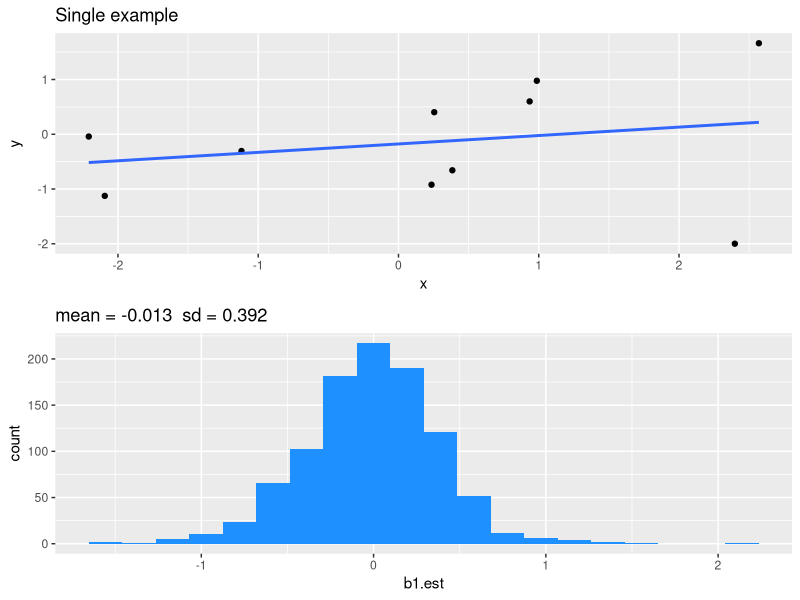
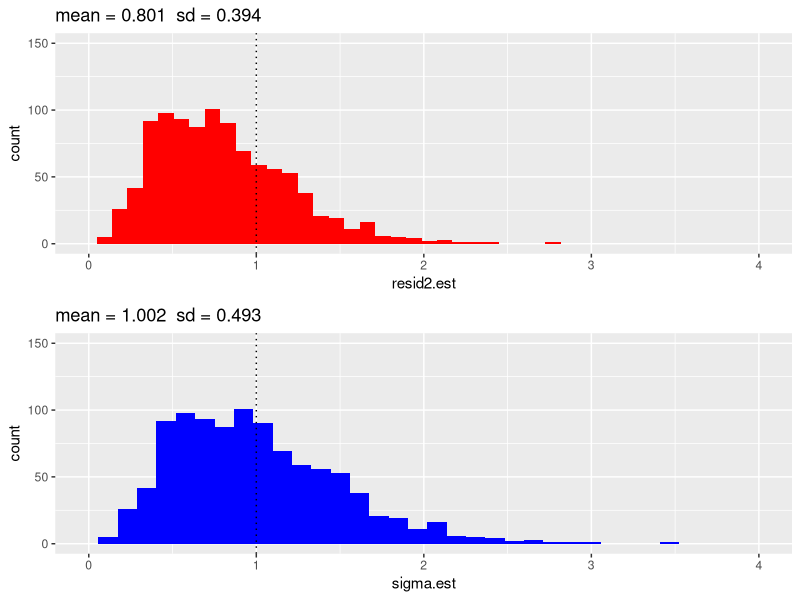
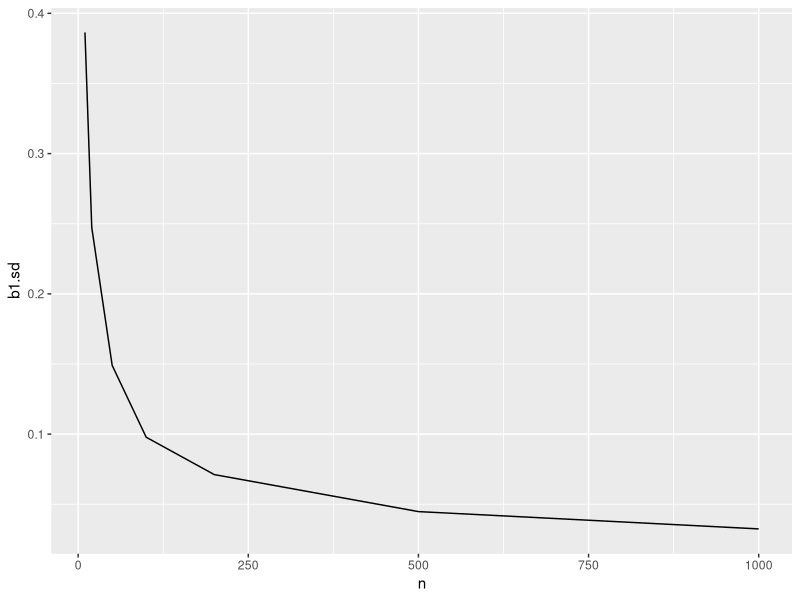
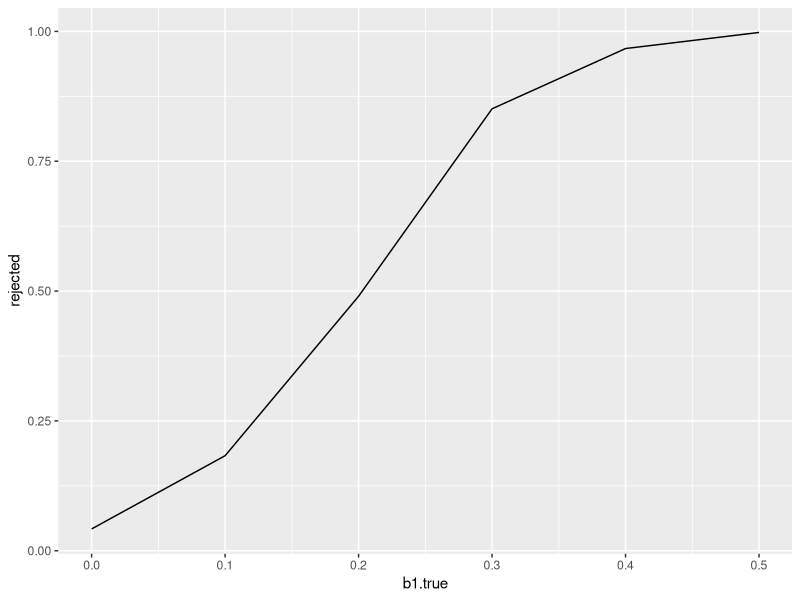

Generate these figures, in order, with R: (Note: a time limit stopped this script after it produced the figures.)

# Install required packages if they're not already installed, then load
for (f in c('dplyr', 'ggplot2', 'grid')) {
    if (!f %in% rownames(installed.packages())) {
        install.packages(f, dependencies = TRUE)
    }
    library(f, character.only = TRUE)
}; rm(f)




# =========================
# Assignment:
# =========================
# 1. Use the code in PS2 to examine the inference properties of LMs estimated using 
# Least Squares when applied to simulated regression data with continuous values of Y. 
# Investigate the properties of bias, efficiency, consistency, type I errors, and 
# power for the estimator of the slope b1. Also investigate bias and efficiency of 
# the estimator of the variance of the residuals; is the unbiased estimator the more 
# efficient?

# 2. Use the code in PS2 to examine the inference properties of LMs estimated using 
# Least Squares when applied to simulated regression data with binary values of Y. 
# Investigate the properties of bias, efficiency, consistency, type I errors, and 
# power for the estimator of the slope b1. Also investigate bias and efficiency of 
# the estimator of the variance of the residuals.

# 3. (optional) Derive mathematically the formula for the estimator of LS regression 
# coefficients.





# ========================================================================================
# ========================================================================================

# PS2: Investigating LMs with simulations

# ========================================================================================
# ========================================================================================


# ------------
# Simulating data
# ------------
cont_sim <- function(b0 = 0, b1 = 0, e.sd = 1, n = 10, single_ex = FALSE) {
    X <- rnorm(n = n)
    Y <- b0 + b1*X + rnorm(n = n, mean = 0, sd = e.sd)
    if (single_ex) {
        return(data_frame(x = X, y = Y))
    }
    z <- lm(Y ~ X, data = NULL)
    out_df <- data_frame(
        b0.est = z$coef[1],
        b1.est = z$coef[2],
        resid2.est = mean(z$resid^2),  # "residual sum of squares"
        sigma.est = mean(z$resid^2)*n/(n-2),  # "estimated variance of the random error"
        P = summary(z)$coef[2,4]
    )
    return(out_df)
}


nsims <- 1000

set.seed(111)
sim_df <- replicate(nsims, cont_sim(), simplify = FALSE) %>% bind_rows
sing_df <- cont_sim(single_ex = TRUE)


lm_p <- ggplot(sing_df, aes(x, y)) +
    ggtitle("Single example") + 
    geom_point() +
    geom_smooth(method = 'lm', se = FALSE)

sim_b1_h <- ggplot(sim_df, aes(b1.est)) + 
    geom_histogram(bins = 20, fill = 'dodgerblue') +
    ggtitle(paste('mean =', sprintf("%.3f", mean(sim_df$b1.est)),
                  ' sd =', sprintf("%.3f", sd(sim_df$b1.est))))

grid.newpage()
grid.draw(rbind(ggplotGrob(lm_p), 
                ggplotGrob(sim_b1_h), 
                size = "last"))



# ------------
# Two estimates of sigma
# ------------

# Residual sum of squares
sim_resid2_h <- ggplot(sim_df, aes(resid2.est)) + 
    geom_histogram(bins = 30, fill = 'red') +
    geom_vline(aes(xintercept = 1^2), linetype= 3) +
    ggtitle(paste('mean =', sprintf("%.3f", mean(sim_df$resid2.est)),
                  ' sd =', sprintf("%.3f", sd(sim_df$resid2.est)))) + 
    coord_cartesian(xlim = c(0, 4), ylim = c(0, 150))

# Sigma: estimated variance of the random error
sim_sigma_h <- ggplot(sim_df, aes(sigma.est)) + 
    geom_histogram(bins = 30, fill = 'blue') +
    geom_vline(aes(xintercept = 1^2), linetype= 3) +
    ggtitle(paste('mean =', sprintf("%.3f", mean(sim_df$sigma.est)),
                  ' sd =', sprintf("%.3f", sd(sim_df$sigma.est)))) + 
    coord_cartesian(xlim = c(0, 4), ylim = c(0, 150))

grid.newpage()
grid.draw(rbind(ggplotGrob(sim_resid2_h), 
                ggplotGrob(sim_sigma_h), 
                size = "last"))

# ------------
# Bias
# ------------
# Using Mean Signed Deviation (MSD)

# In estimators of sigma
sum((sim_df$resid2.est - 1) / nrow(sim_df))
sum((sim_df$sigma.est - 1) / nrow(sim_df))

# In b1
sum((sim_df$b1.est - 0) / nrow(sim_df))


# ------------
# Efficiency
# ------------
# Relative
{sum((sim_df$resid2.est - 1)^2) / nrow(sim_df)} / 
{sum((sim_df$sigma.est - 1)^2) / nrow(sim_df)}



# ------------
# Type I errors
# ------------
mean(sim_df$P < 0.05)



# ------------
# Consistency
# ------------

nrange <- c(10, 20, 50, 100, 200, 500, 1000)

mult_ns <- data_frame()
set.seed(222)
for(n in nrange){
    output <- replicate(nsims, cont_sim(n = n), simplify = FALSE) %>% 
        bind_rows %>%
        mutate(n = as.integer(n))
    mult_ns <- bind_rows(mult_ns, output)
}; rm(n, output)


consistency <- mult_ns %>% 
    group_by(n) %>% 
    summarize(b1.sd = sd(b1.est))

ggplot(consistency, aes(n, b1.sd)) + geom_line()



# ------------
# Power
# ------------

b1range <- c(0, 0.1, 0.2, 0.3, 0.4, 0.5)

mult_b1 <- data_frame()
set.seed(333)
for(b1 in b1range){
    output <- replicate(nsims, cont_sim(n = 100, b1 = b1), simplify = FALSE) %>% 
        bind_rows %>%
        mutate(b1.true = b1)
    mult_b1 <- bind_rows(mult_b1, output)
}; rm(b1, output)

mult_b1$rejected <- mult_b1$P < 0.05

powers <- mult_b1 %>% 
    group_by(b1.true) %>% 
    summarize(rejected = mean(rejected))

ggplot(powers, aes(b1.true, rejected)) + geom_line()





# ==========================================================================
# ==========================================================================

# Simulate a binary dataset

# ==========================================================================
# ==========================================================================

inv_logit <- function(x){
    exp(x)/(1 + exp(x))
}


bin_sim <- function(b0 = 0, b1 = 0, n = 10, single_ex = FALSE) {
    X <- rnorm(n = n)
    Y <- rbinom(n = n, size = 1, prob = inv_logit(b0 + b1*X))
    if (single_ex) {
        return(data_frame(x = X, y = Y))
    }
    z <- lm(Y ~ X, data = NULL)
    out_df <- data_frame(
        b0.est = z$coef[1],
        b1.est = z$coef[2],
        resid2.est = mean(z$resid^2),  # "residual sum of squares"
        sigma.est = mean(z$resid^2)*n/(n-2),  # "estimated variance of the random error"
        P = summary(z)$coef[2,4]
    )
    return(out_df)
}

nsims <- 1000

set.seed(111)
sim_df <- replicate(nsims, bin_sim(), simplify = FALSE) %>% bind_rows


# ------------
# Two estimates of sigma
# ------------

# Residual sum of squares
sim_resid2_h <- ggplot(sim_df, aes(resid2.est)) + 
    geom_histogram(bins = 30, fill = 'red') +
    # geom_vline(aes(xintercept = 1^2), linetype= 3) +
    ggtitle(paste('mean =', sprintf("%.3f", mean(sim_df$resid2.est)),
                  ' sd =', sprintf("%.3f", sd(sim_df$resid2.est)))) + 
    coord_cartesian(xlim = c(-0.01, 0.325), ylim = c(0, 150))

# Sigma: estimated variance of the random error
sim_sigma_h <- ggplot(sim_df, aes(sigma.est)) + 
    geom_histogram(bins = 30, fill = 'blue') +
    # geom_vline(aes(xintercept = 1^2), linetype= 3) +
    ggtitle(paste('mean =', sprintf("%.3f", mean(sim_df$sigma.est)),
                  ' sd =', sprintf("%.3f", sd(sim_df$sigma.est)))) + 
    coord_cartesian(xlim = c(-0.01, 0.325), ylim = c(0, 150))

grid.newpage()
grid.draw(rbind(ggplotGrob(sim_resid2_h), 
                ggplotGrob(sim_sigma_h), 
                size = "last"))



# ------------
# Bias
# ------------
# Using Mean Signed Deviation (MSD)

# From simple binomial distribution (does this apply here??)
# np(1-p); p = inv_logit(0) = 0.5
sigma_known <- 10 * 0.5 * 0.5

# In estimators of sigma
sum((sim_df$resid2.est - sigma_known) / nrow(sim_df))
sum((sim_df$sigma.est - sigma_known) / nrow(sim_df))

# In b1
sum((sim_df$b1.est - 0) / nrow(sim_df))


# ------------
# Efficiency
# ------------
# Relative
{sum((sim_df$resid2.est - sigma_known)^2) / nrow(sim_df)} /
{sum((sim_df$sigma.est - sigma_known)^2) / nrow(sim_df)}



# ------------
# Type I errors
# ------------
mean(sim_df$P < 0.05, na.rm = TRUE)

# Not sure why there are any NaNs
sim_df %>% filter(is.na(P))


# ------------
# Consistency
# ------------

nrange <- c(10, 20, 50, 100, 200, 500, 1000)

mult_ns <- data_frame()
set.seed(222)
for(n in nrange){
    output <- replicate(nsims, cont_sim(n = n), simplify = FALSE) %>% 
        bind_rows %>%
        mutate(n = as.integer(n))
    mult_ns <- bind_rows(mult_ns, output)
}; rm(n, output)


consistency <- mult_ns %>% 
    group_by(n) %>% 
    summarize(b1.sd = sd(b1.est))
consistency

ggplot(consistency, aes(n, b1.sd)) + geom_line()



# ------------
# Power
# ------------

b1range <- c(0, 0.1, 0.2, 0.3, 0.4, 0.5)

mult_b1 <- data_frame()
set.seed(333)
for(b1 in b1range){
    output <- replicate(nsims, cont_sim(n = 100, b1 = b1), simplify = FALSE) %>% 
        bind_rows %>%
        mutate(b1.true = b1)
    mult_b1 <- bind_rows(mult_b1, output)
}; rm(b1, output)

mult_b1$rejected <- mult_b1$P < 0.05

powers <- mult_b1 %>% 
    group_by(b1.true) %>% 
    summarize(rejected = mean(rejected))
powers

ggplot(powers, aes(b1.true, rejected)) + geom_line()












# ========================================================================================
# ========================================================================================
# ========================================================================================
# ========================================================================================
# ========================================================================================
# ========================================================================================
# ========================================================================================
# ========================================================================================
# ========================================================================================
# ========================================================================================



# # Moving this file to Box folder...
# system(
#     paste("mkdir -p ~/'Box Sync/ZooEnt_540_2016/Homework Folders/L_Nell/ps2/' &&",
#           "cd", getwd(),
#           "&& cp Nell_PS2.R",
#           "~/'Box Sync/ZooEnt_540_2016/Homework Folders/L_Nell/ps2/'")
# )
